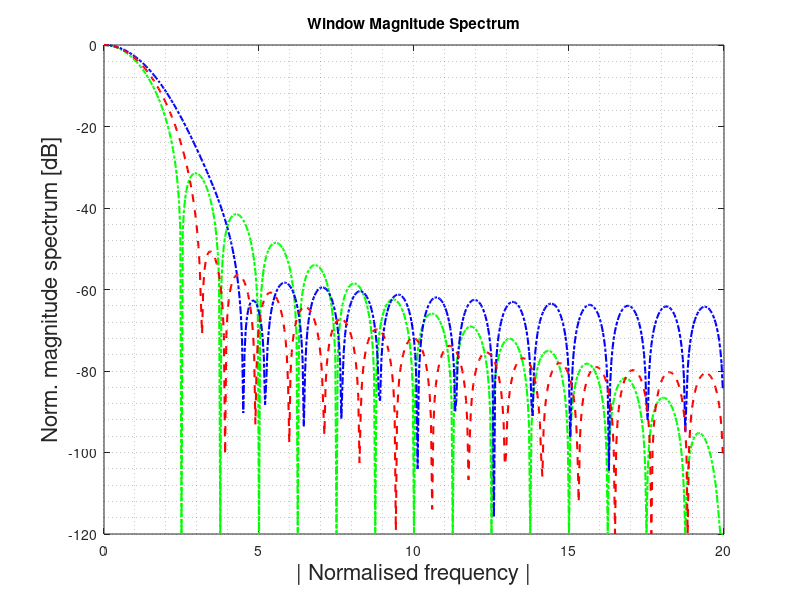

Recreate this plot in MATLAB. (Note: this script raises an error after producing the figure.)
%% %%%%%%%%%%%%%%%%%%%%%%%%%%%%%%%%%%%%%%%%%%%%%%%%%%%%%%%%%%%%%%%%%%%%%%%%
%% Description: DSP Project (First Module of Windowing Operation study)
%% Developers: Pramod Kumar (Sr.No.: 24997), Amrit Lal (Sr.No.: 24608) 
%% M.Tech (SP) 2024-26  IISc Bangalore
%% Start Date: 11/10/2024
%% Code Status: Completed
%% Remarks: Nil
%% Start Code
clc;clear all;close all;
%% Cosine function as per given paper
% function w = cosine_window(L)
%     wc=[0.355768  0.487396  0.144232  0.012604]
%     index=[-L/2-1:L/2]
%     for i = 1:L
%         p(i) = wc(1) * cos(2 * pi * 0 * index(i) / L) + wc(2) * cos(2 * pi * 1 * index(i) / L)+ wc(3) * cos(2 * pi * 2 * index(i) / L)+ wc(4) * cos(2 * pi * 3 * index(i) / L);
%         w=p';
%     end
% end
%% Global Parameter
N=32;
fs=20;
L=32;
%% Hanning window implementation for spectrum analysis
% N=32;
% fs=16;
% L=32;

hann_win1=hanning(N,'periodic');
hann_win=hann_win1/sum(hann_win1);


NFFT=L*N;
k=0:NFFT/2-1;
f=k*fs/NFFT;
h1=fft(hann_win,NFFT);
h1=h1(1:NFFT/2);
HdB1=20*log10(abs(h1));
len=length(HdB1);
for i=1:1:len
    if HdB1(i)<-120
        HdB1(i)=-120;
    end
end

figure(1);
plot(2*f,HdB1,'g-.','LineWidth',1.5)
ylabel('Norm. magnitude spectrum [dB]','Fontsize',16)
xlabel('| Normalised frequency |','FontSize',16)
title('Window Magnitude Spectrum')
grid minor;
hold on;
%% Gaussian window implementation for spectrum analysis
% N=32;
alpha=3;
gaus_win1=gausswin(N,alpha);
gaus_win=gaus_win1/sum(gaus_win1);
% 
% fs=16;
% L=32;
NFFT=L*N;
k=0:NFFT/2-1;
f=k*fs/NFFT;
h2=fft(gaus_win,NFFT);
h2=h2(1:NFFT/2);
HdB2=20*log10(abs(h2));
len=length(HdB2);

for i=1:1:len
    if HdB2(i)<-120
        HdB2(i)=-120;
    end
end
figure(1);
plot(2*f,HdB2,'b-.','LineWidth',1.5)
xlim([0 20])
ylim([-120 0])
hold on;
%% Kaiser window implementation for spectrum analysis
% N=32;
kas_win1 = kaiser(N,7);
kas_win = kas_win1/sum(kas_win1);
% fs=16;
% L=32;
NFFT=L*N;
k=0:NFFT/2-1;
f=k*fs/NFFT;
h3=fft(kas_win,NFFT);
h3=h3(1:NFFT/2);
HdB3=20*log10(abs(h3));
len=length(HdB3);

for i=1:1:len
    if HdB3(i)<-120
        HdB3(i)=-120;
    end
end
figure(1);
plot(2*f,HdB3,'r--','LineWidth',1.5)
xlim([0 20])
hold on;
%% Developers: Pramod Kumar (Sr.No.: 24997), Amrit Lal (Sr.No.: 24608) IISc Bangalore
%% Cosine window implementation for spectrum analysis
% L=32;
cos_win1 = cosine_window(N);
cos_win = cos_win1/sum(cos_win1);
% fs=16;
% L=32;
NFFT=L*N;
k=0:NFFT/2-1;
f=k*fs/NFFT;
h4=fft(cos_win,NFFT);
h4=h4(1:NFFT/2);
HdB4=20*log10(abs(h4));
len=length(HdB4);

for i=1:1:len
    if HdB4(i)<-120
        HdB4(i)=-120;
    end
end
figure(1);
plot(2*f,HdB4,'k--','LineWidth',1.5)
xlim([0 20])
hold on;
legend('Hanning','Gaussian','Kaiser','4T1','Fontsize',14,'TextColor','black')
legend('boxoff')
hold off;
%% normalized amplitude graphs
figure(2);
zoom=40;
f2=2*f;
plot(f2(1,1:floor(len/zoom)),h1(1:floor(len/zoom),1),'g--square','LineWidth',1.5)
% xlim([0 16])
grid minor;
hold on;
plot(f2(1,1:floor(len/zoom)),h2(1:floor(len/zoom),1),'b--diamond','LineWidth',1.5)
plot(f2(1,1:floor(len/zoom)),h3(1:floor(len/zoom),1),'r-->','LineWidth',1.5)
plot(f2(1,1:floor(len/zoom)),h4(1:floor(len/zoom),1),'c--pentagram','LineWidth',1.5)
hold off;
ylabel('Main lobe normalized amplitude','Fontsize',16)
xlabel('| Normalised frequency |','FontSize',16)
legend('Hanning','Gaussian','Kaiser','4T1','Fontsize',12,'TextColor','black')
title('Magnitude Main Lobes')
legend('boxoff')
% hold off;
%% %%%%%%%%%%%%%%%%%%%%%%%%%%%%  END  %%%%%%%%%%%%%%%%%%%%%%%%%%%%%%%%%%%%%
